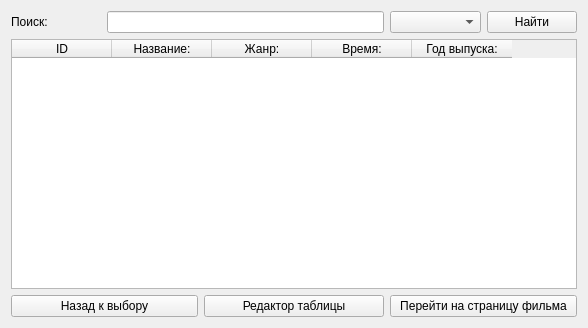
<?xml version="1.0" encoding="UTF-8"?>
<ui version="4.0">
 <class>Film_list</class>
 <widget class="QWidget" name="Film_list">
  <property name="geometry">
   <rect>
    <x>0</x>
    <y>0</y>
    <width>588</width>
    <height>328</height>
   </rect>
  </property>
  <property name="windowTitle">
   <string>Form</string>
  </property>
  <layout class="QGridLayout" name="gridLayout">
   <item row="0" column="5">
    <widget class="QPushButton" name="gosearch_pushButton">
     <property name="text">
      <string>Найти</string>
     </property>
    </widget>
   </item>
   <item row="2" column="0" colspan="2">
    <widget class="QPushButton" name="backto_choose_pushButton">
     <property name="text">
      <string>Назад к выбору</string>
     </property>
    </widget>
   </item>
   <item row="0" column="4">
    <widget class="QComboBox" name="category_comboBox"/>
   </item>
   <item row="1" column="0" colspan="6">
    <widget class="QTableWidget" name="Film_tableWidget">
     <property name="editTriggers">
      <set>QAbstractItemView::NoEditTriggers</set>
     </property>
     <property name="selectionMode">
      <enum>QAbstractItemView::MultiSelection</enum>
     </property>
     <column>
      <property name="text">
       <string>ID</string>
      </property>
     </column>
     <column>
      <property name="text">
       <string>Название:</string>
      </property>
     </column>
     <column>
      <property name="text">
       <string>Жанр:</string>
      </property>
     </column>
     <column>
      <property name="text">
       <string>Время:</string>
      </property>
     </column>
     <column>
      <property name="text">
       <string>Год выпуска:</string>
      </property>
     </column>
    </widget>
   </item>
   <item row="0" column="0">
    <widget class="QLabel" name="label">
     <property name="text">
      <string>Поиск:</string>
     </property>
    </widget>
   </item>
   <item row="0" column="1" colspan="3">
    <widget class="QLineEdit" name="search_lineEdit"/>
   </item>
   <item row="2" column="4" colspan="2">
    <widget class="QPushButton" name="goto_Film_pushButton">
     <property name="text">
      <string>Перейти на страницу фильма</string>
     </property>
    </widget>
   </item>
   <item row="2" column="2" colspan="2">
    <widget class="QPushButton" name="change_table_pushButton">
     <property name="text">
      <string>Редактор таблицы</string>
     </property>
    </widget>
   </item>
  </layout>
 </widget>
 <resources/>
 <connections/>
</ui>
